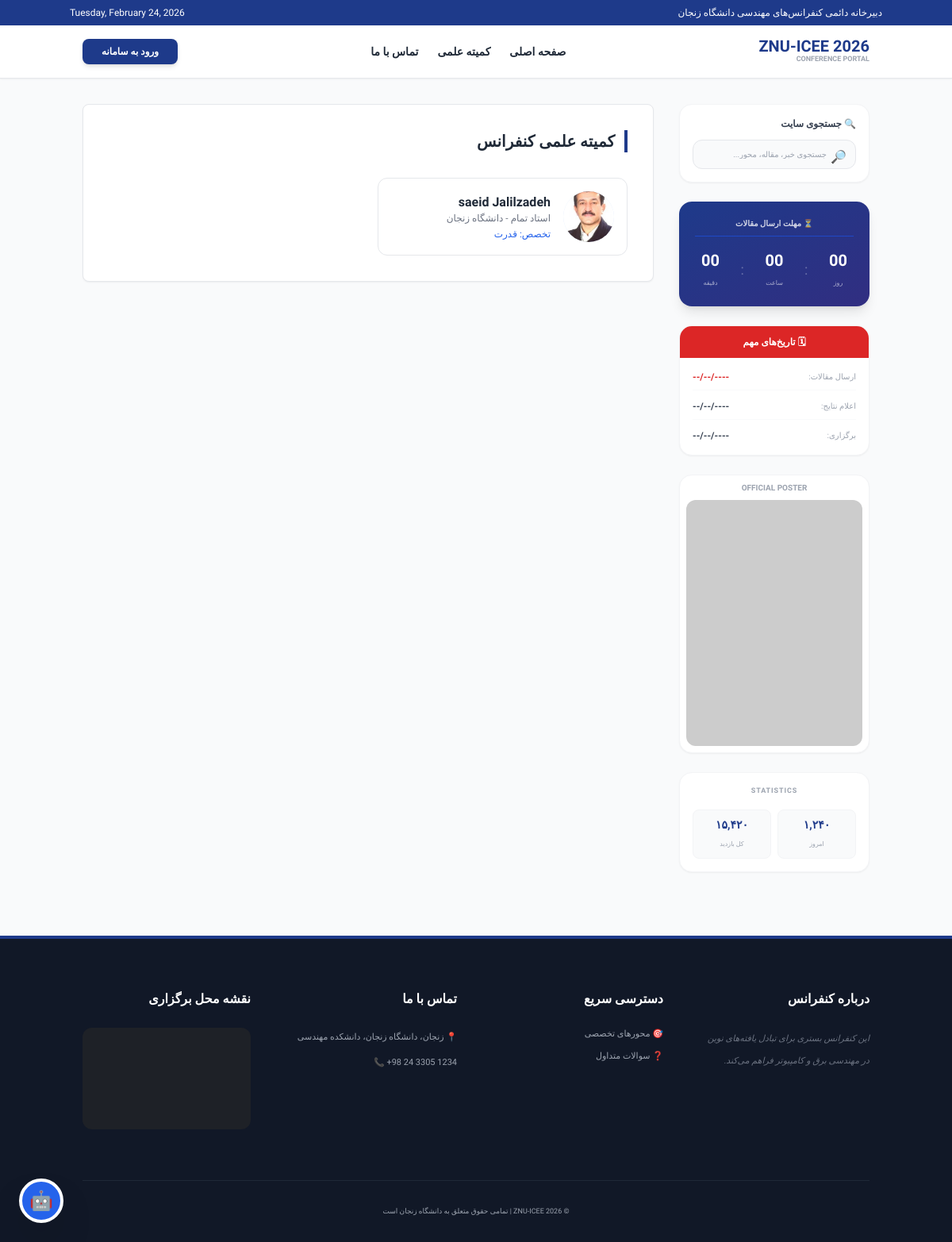
The page /scientific-committee/ on the database its author committed.
### core/models.py (models this page shows, shortened)
class Professor(models.Model):
    RANK_CHOICES = [
        ('prof', 'استاد تمام'),
        ('assoc_prof', 'دانشیار'),
        ('assist_prof', 'استادیار'),
        ('lecturer', 'مربی'),
    ]
    user = models.OneToOneField(User, on_delete=models.CASCADE, related_name='professor_profile')
    rank = models.CharField(max_length=20, choices=RANK_CHOICES, verbose_name="رتبه علمی", default='assist_prof')
    university = models.CharField(max_length=200, verbose_name="دانشگاه", blank=True)
    is_scientific_committee = models.BooleanField(default=False, verbose_name="عضو کمیته علمی")
    expertise = models.CharField(max_length=200, verbose_name="تخصص")
    bio = models.TextField(verbose_name="بیوگرافی", blank=True)
    image = models.ImageField(upload_to='professors/', null=True, blank=True)

### core/views.py (the view)
# urls.py: path('scientific-committee/', views.scientific_committee, name='scientific_committee'),
def scientific_committee(request):
    committee = Professor.objects.filter(is_scientific_committee=True).order_by('-rank')
    return render(request, 'core/committee.html', {'committee': committee})

### core/templates/core/committee.html
{% extends 'base.html' %}
{% block content %}
<div class="bg-white p-8 rounded-lg shadow-sm border">
    <h2 class="text-xl font-bold text-gray-800 border-r-4 border-blue-900 pr-3 mb-8">کمیته علمی کنفرانس</h2>
    <div class="grid grid-cols-1 md:grid-cols-2 gap-6">
        {% for prof in committee %}
        <div class="flex items-center gap-4 p-4 border rounded-xl hover:bg-gray-50 transition">
            <div class="w-16 h-16 bg-blue-100 rounded-full flex items-center justify-center text-blue-600 font-bold text-xl">
                {% if prof.image %}
                    <img src="{{ prof.image.url }}" class="w-full h-full rounded-full object-cover">
                {% else %}
                    {{ prof.user.first_name|first }}
                {% endif %}
            </div>
            <div>
                <h4 class="font-bold text-gray-800">{{ prof.user.get_full_name }}</h4>
                <p class="text-xs text-gray-500">{{ prof.get_rank_display }} - {{ prof.university }}</p>
                <p class="text-xs text-blue-600 mt-1">تخصص: {{ prof.expertise }}</p>
            </div>
        </div>
        {% endfor %}
    </div>
</div>
{% endblock %}

### core/templates/base.html (shortened to what this page needs)
<!DOCTYPE html>
<html lang="fa" dir="rtl">
<head>
    <script src="https://cdn.tailwindcss.com"></script>
    <link rel="stylesheet" href="https://cdn.jsdelivr.net/npm/swiper@11/swiper-bundle.min.css" />
</head>
<body class="bg-gray-50 text-gray-800">
    <div class="bg-blue-900 text-white py-2 px-4 text-[10px] md:text-xs">
        <div class="container mx-auto flex justify-between items-center">
            <div>دبیرخانه دائمی کنفرانس‌های مهندسی دانشگاه زنجان</div>
            <div dir="ltr">{% now "l, F d, Y" %}</div>
        </div>
    </div>
    <header class="bg-white shadow-sm border-b sticky top-0 z-50">
        <div class="container mx-auto p-4 flex justify-between items-center">
            <div class="flex items-center gap-4">
                <div class="flex flex-col">
                    <h1 class="text-xl font-black text-blue-900 leading-none">ZNU-ICEE 2026</h1>
                    <span class="text-[9px] text-gray-400 font-bold uppercase">Conference Portal</span>
                </div>
            </div>
            <nav id="nav-menu" class="hidden md:flex gap-6 text-sm font-bold">
                <a href="{% url 'home' %}" class="hover:text-blue-700 transition">صفحه اصلی</a>
                <a href="{% url 'scientific_committee' %}" class="hover:text-blue-700 transition">کمیته علمی</a>
                <a href="{% url 'contact_us' %}" class="hover:text-blue-700 transition">تماس با ما</a>
            </nav>
            <div class="flex items-center gap-4">
                {% if user.is_authenticated %}
                    <div class="flex items-center gap-2">
                        <span class="text-[10px] text-gray-500 hidden lg:inline">{{ user.username }}</span>
                        <a href="{% url 'dashboard' %}" class="bg-blue-800 text-white px-4 py-2 rounded-lg text-[10px] font-bold shadow-md hover:bg-blue-900 transition">پنل من</a>
                        <form action="{% url 'logout' %}" method="post" class="m-0">
                            {% csrf_token %}
                            <button type="submit" class="bg-gray-100 text-gray-600 px-3 py-2 rounded-lg text-[10px] font-bold hover:bg-red-50 hover:text-red-600 transition">خروج</button>
                        </form>
                    </div>
                {% else %}
                    <a href="{% url 'login' %}" class="bg-blue-900 text-white px-6 py-2 rounded-lg text-xs font-bold hover:bg-blue-800 transition shadow-md">ورود به سامانه</a>
                {% endif %}
            </div>
        </div>
    </header>
    <div class="container mx-auto my-8 px-4 flex flex-wrap lg:flex-nowrap gap-8">
        <aside class="w-full lg:w-1/4 space-y-6">
            <div class="bg-white rounded-2xl shadow-sm border border-gray-100 p-4">
                <h3 class="text-xs font-bold text-gray-700 mb-3 flex items-center gap-2">🔍 جستجوی سایت</h3>
                <form action="{% url 'global_search' %}" method="get" class="relative">
                    <input type="text" name="q" placeholder="جستجوی خبر، مقاله، محور..." class="w-full p-2.5 pr-9 text-[10px] border border-gray-200 rounded-xl focus:outline-none focus:ring-2 focus:ring-blue-500 transition-all bg-gray-50">
                    <button type="submit" class="absolute right-3 top-2.5 text-gray-400">🔎</button>
                </form>
            </div>
            <div class="bg-gradient-to-br from-blue-900 to-indigo-900 rounded-2xl shadow-lg p-5 text-white">
                <h3 class="text-center text-[10px] font-bold mb-4 border-b border-blue-700 pb-2 opacity-80">⏳ مهلت ارسال مقالات</h3>
                <div id="countdown" class="flex justify-between items-center px-2">
                    <div class="text-center"><span id="days" class="text-xl font-black block">00</span><span class="text-[8px] opacity-60">روز</span></div>
                    <div class="text-lg opacity-30">:</div>
                    <div class="text-center"><span id="hours" class="text-xl font-black block">00</span><span class="text-[8px] opacity-60">ساعت</span></div>
                    <div class="text-lg opacity-30">:</div>
                    <div class="text-center"><span id="minutes" class="text-xl font-black block">00</span><span class="text-[8px] opacity-60">دقیقه</span></div>
                </div>
            </div>
            <div class="bg-white rounded-2xl shadow-sm border border-gray-100 overflow-hidden">
                <div class="bg-red-600 p-3 text-white text-xs font-bold text-center">🗓 تاریخ‌های مهم</div>
                <div class="p-4 space-y-3">
                    <div class="flex justify-between items-center border-b border-gray-50 pb-2">
                        <span class="text-[10px] text-gray-400">ارسال مقالات:</span>
                        <span class="text-xs font-bold text-red-600">{{ conference.submission_deadline|date:"Y/m/d"|default:"----/--/--" }}</span>
                    </div>
                    <div class="flex justify-between items-center border-b border-gray-50 pb-2">
                        <span class="text-[10px] text-gray-400">اعلام نتایج:</span>
                        <span class="text-xs font-bold text-gray-700">{{ conference.acceptance_notification|date:"Y/m/d"|default:"----/--/--" }}</span>
                    </div>
                    <div class="flex justify-between items-center">
                        <span class="text-[10px] text-gray-400">برگزاری:</span>
                        <span class="text-xs font-bold text-gray-700">{{ conference.hold_date|date:"Y/m/d"|default:"----/--/--" }}</span>
                    </div>
                </div>
            </div>
            <div class="bg-white p-2 rounded-2xl shadow-sm border border-gray-100">
                <p class="text-[10px] font-bold text-center text-gray-400 mb-2">OFFICIAL POSTER</p>
                <img src="https://via.placeholder.com/300x420" class="w-full h-auto rounded-xl hover:brightness-110 transition cursor-pointer" alt="Poster">
            </div>
            <div class="bg-white rounded-2xl border border-gray-100 p-4 text-center shadow-sm">
                <h3 class="text-[9px] font-black text-gray-400 mb-4 tracking-widest">STATISTICS</h3>
                <div class="grid grid-cols-2 gap-2">
                    <div class="bg-gray-50 p-2 rounded-lg border border-gray-100">
                        <span class="block font-black text-blue-900 text-sm">۱,۲۴۰</span>
                        <span class="text-[8px] text-gray-400">امروز</span>
                    </div>
                    <div class="bg-gray-50 p-2 rounded-lg border border-gray-100">
                        <span class="block font-black text-blue-900 text-sm">۱۵,۴۲۰</span>
                        <span class="text-[8px] text-gray-400">کل بازدید</span>
                    </div>
                </div>
            </div>
        </aside>
        <main class="w-full lg:w-3/4">
            {% block content %}
            {% endblock %}
        </main>
    </div>
    <footer class="bg-gray-900 text-gray-400 mt-20 pt-16 pb-8 border-t-4 border-blue-900">
        <div class="container mx-auto px-4 text-right">
            <div class="grid grid-cols-1 md:grid-cols-4 gap-12 mb-16">
                <div>
                    <h4 class="text-white font-bold mb-6">درباره کنفرانس</h4>
                    <p class="text-[11px] leading-7 italic text-gray-500">این کنفرانس بستری برای تبادل یافته‌های نوین در مهندسی برق و کامپیوتر فراهم می‌کند.</p>
                </div>
                <div>
                    <h4 class="text-white font-bold mb-6">دسترسی سریع</h4>
                    <ul class="text-[11px] space-y-3">
                        <li><a href="{% url 'home' %}#topics" class="hover:text-blue-400 transition">🎯 محورهای تخصصی</a></li>
                        <li><a href="{% url 'home' %}#faq" class="hover:text-blue-400 transition">❓ سوالات متداول</a></li>
                    </ul>
                </div>
                <div>
                    <h4 class="text-white font-bold mb-6">تماس با ما</h4>
                    <div class="text-[11px] space-y-2 leading-6">
                        <p>📍 زنجان، دانشگاه زنجان، دانشکده مهندسی</p>
                        <p dir="ltr">📞 +98 24 3305 1234</p>
                    </div>
                </div>
                <div>
                    <h4 class="text-white font-bold mb-6">نقشه محل برگزاری</h4>
                    <div class="rounded-xl overflow-hidden grayscale opacity-60 hover:opacity-100 transition h-32 bg-gray-800">
                        <iframe src="https://www.google.com/maps/embed?pb=!1m18!1m12!1m3!1d3183.33!2d48.3!3d36.7!2m3!1f0!2f0!3f0!3m2!1i1024!2i768!4f13.1!3m3!1m2!1s0x0%3A0x0!2zMzbCsDQyJzAwLjAiTiA0OMKwMTgnMDAuMCJF!5e0!3m2!1sen!2sir!4v1620000000000!5m2!1sen!2sir" width="100%" height="100%" style="border:0;" allowfullscreen="" loading="lazy"></iframe>
                    </div>
                </div>
            </div>
            <div class="border-t border-gray-800 pt-8 text-center text-[9px]">
                <p>© 2026 ZNU-ICEE | تمامی حقوق متعلق به دانشگاه زنجان است</p>
            </div>
        </div>
    </footer>
    <div class="fixed bottom-6 left-6 z-[100]">
        <button onclick="toggleAIChat()" class="bg-blue-600 text-white w-14 h-14 rounded-full shadow-2xl flex items-center justify-center hover:scale-110 transition-all border-4 border-white">
            <span class="text-2xl">🤖</span>
        </button>
    </div>
</body>
</html>

### core/templates/base.html (style rules this page uses)
body { font-family: 'Vazirmatn', sans-serif; scroll-behavior: smooth; }

### rows shown on the page
Professor: image (picture), user.get_full_name "saeid Jalilzadeh", rank "استاد تمام", university "دانشگاه زنجان", expertise "قدرت"

### other values the page prints
{{ conference.submission_deadline|date:"Y/m/d"|default:"----/--/--" }} "----/--/--"
{{ conference.acceptance_notification|date:"Y/m/d"|default:"----/--/--" }} "----/--/--"
{{ conference.hold_date|date:"Y/m/d"|default:"----/--/--" }} "----/--/--"
